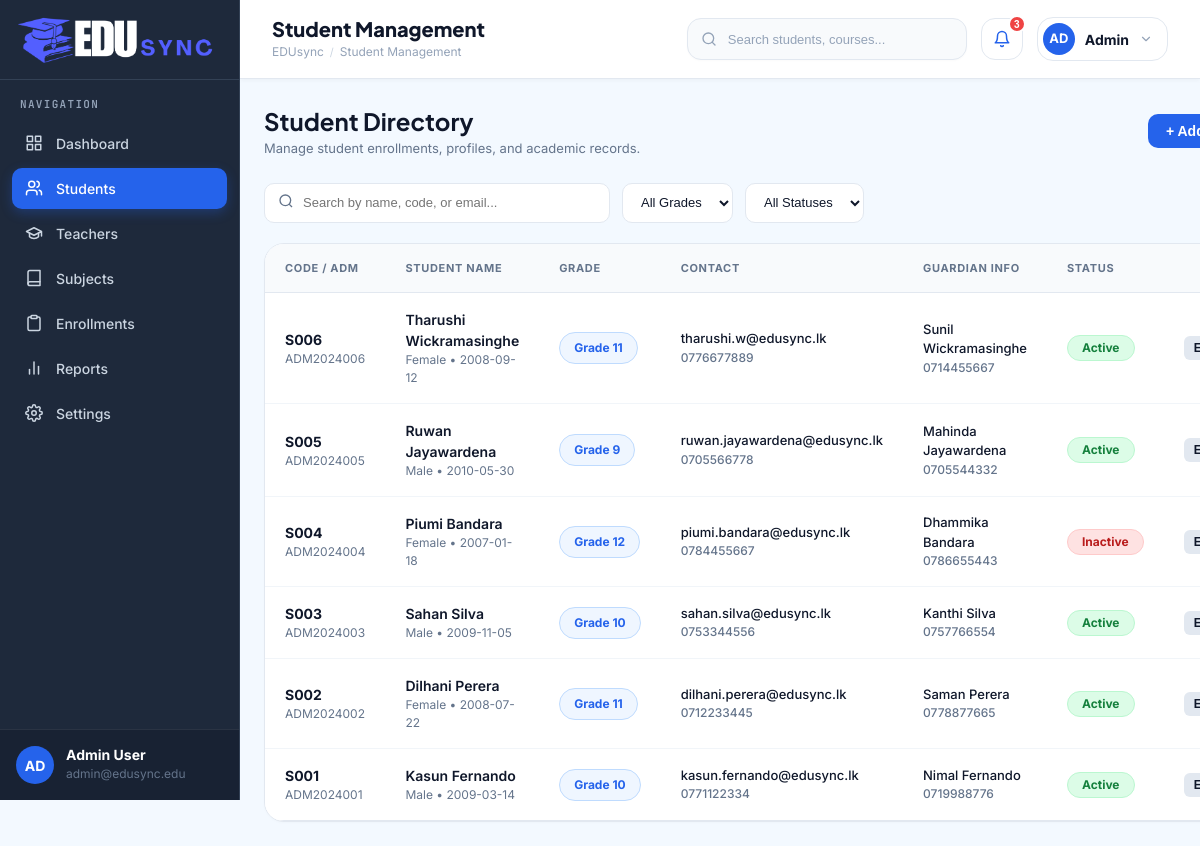
Page /students.php on the committed database.
### tables this page shows
CREATE TABLE `students` (
  `id` INT AUTO_INCREMENT PRIMARY KEY,
  `student_code` VARCHAR(20) NOT NULL UNIQUE,
  `adm_no` VARCHAR(30) NOT NULL UNIQUE,
  `first_name` VARCHAR(50) NOT NULL,
  `last_name` VARCHAR(50) NOT NULL,
  `dob` DATE NOT NULL,
  `gender` ENUM('Male', 'Female', 'Other') NOT NULL,
  `email` VARCHAR(100) NOT NULL UNIQUE,
  `phone` VARCHAR(20) NOT NULL,
  `address` TEXT NOT NULL,
  `guardian_name` VARCHAR(100) NOT NULL,
  `guardian_phone` VARCHAR(20) NOT NULL,
  `grade` VARCHAR(20) NOT NULL,
  `status` ENUM('Active', 'Inactive') DEFAULT 'Active',
  `photo` VARCHAR(255) DEFAULT NULL,
  `created_at` TIMESTAMP DEFAULT CURRENT_TIMESTAMP
);

### classes/Student.php (called while the page is built, shortened)
<?php
require_once __DIR__ . '/../config/Database.php';
class Student {
    private $db;
    public function __construct() {
        $dbInstance = new Database();
        $this->db = $dbInstance->getConnection();
    }
    public function getAll($search = '', $gradeFilter = '', $statusFilter = '') {
        $sql = "SELECT * FROM students WHERE 1=1";
        $params = [];
        $sql .= " ORDER BY id DESC";
        $stmt = $this->db->prepare($sql);
        $stmt->execute($params);
        return $stmt->fetchAll(PDO::FETCH_ASSOC);
    }
}

### config/Database.php (called while the page is built)
<?php
class Database {
    private $host = "localhost";
    private $db_name = "school_db";
    private $username = "root";
    private $password = "";
    private $conn = null;
    public function getConnection() {
        if ($this->conn === null) {
            try {
                $dsn = "mysql:host=" . $this->host . ";dbname=" . $this->db_name . ";charset=utf8mb4";
                $options = [
                    PDO::ATTR_ERRMODE => PDO::ERRMODE_EXCEPTION,
                    PDO::ATTR_DEFAULT_FETCH_MODE => PDO::FETCH_ASSOC,
                    PDO::ATTR_EMULATE_PREPARES => false,
                ];
                $this->conn = new PDO($dsn, $this->username, $this->password, $options);
            } catch (PDOException $exception) {
                $this->conn = null;
            }
        }
        return $this->conn;
    }
}
?>

### students.php (the view, shortened to what this page needs)
<?php
require_once __DIR__ . '/classes/Student.php';
$studentService = new Student();
$search = $_GET['search'] ?? '';
$gradeFilter = $_GET['grade'] ?? '';
$statusFilter = $_GET['status'] ?? '';
$students = $studentService->getAll($search, $gradeFilter, $statusFilter);
include_once __DIR__ . '/includes/header.php';
include_once __DIR__ . '/includes/sidebar.php';
?>
<div class="main-wrapper">
    <?php include_once __DIR__ . '/includes/navbar.php'; ?>
    <main class="content-body">
        <div class="page-header">
            <div>
                <h1 class="page-title">Student Directory</h1>
                <p class="page-subtitle">Manage student enrollments, profiles, and academic records.</p>
            </div>
            <div>
                <button type="button" class="btn btn-primary" id="openAddModalBtn">+ Add New Student</button>
            </div>
        </div>
        <div class="table-filter-bar">
            <form action="students.php" method="GET" class="search-filter-group">
                <div style="position: relative; flex: 1;">
                    <span style="position: absolute; left: 14px; top: 50%; transform: translateY(-50%); color: var(--text-muted);">
                        <svg width="16" height="16" viewBox="0 0 24 24" fill="none" stroke="currentColor" stroke-width="2"><circle cx="11" cy="11" r="8"/><line x1="21" y1="21" x2="16.65" y2="16.65"/></svg>
                    </span>
                    <input type="text" name="search" class="filter-input" placeholder="Search by name, code, or email..." value="<?php echo htmlspecialchars($search); ?>">
                </div>
                <select name="grade" class="filter-select" onchange="this.form.submit()">
                    <option value="">All Grades</option>
                </select>
                <select name="status" class="filter-select" onchange="this.form.submit()">
                    <option value="">All Statuses</option>
                </select>
            </form>
        </div>
        <div class="dash-card card-full" style="padding: 0; overflow: hidden;">
            <div style="overflow-x: auto;">
                <table class="students-table" style="width: 100%; border-collapse: collapse; font-size: 14px;">
                    <thead>
                        <tr style="background: var(--body-bg); border-bottom: 1px solid var(--card-border); text-align: left; color: var(--text-muted); font-size: 12px; font-weight: 700; text-transform: uppercase;">
                            <th style="padding: 16px 20px;">Code / Adm</th>
                            <th style="padding: 16px 20px;">Student Name</th>
                            <th style="padding: 16px 20px;">Grade</th>
                            <th style="padding: 16px 20px;">Contact</th>
                            <th style="padding: 16px 20px;">Guardian Info</th>
                            <th style="padding: 16px 20px;">Status</th>
                            <th style="padding: 16px 20px; text-align: right;">Actions</th>
                        </tr>
                    </thead>
                    <tbody>
                        <?php if (empty($students)): ?>
                            <tr>
                                <td colspan="7" style="padding: 40px; text-align: center; color: var(--text-muted);">
                                    No student records found.
                                </td>
                            </tr>
                        <?php else: ?>
                            <?php foreach ($students as $st): ?>
                                <tr style="border-bottom: 1px solid var(--card-border);">
                                    <td style="padding: 16px 20px;">
                                        <div style="font-weight: 700; color: var(--text-main);"><?php echo htmlspecialchars($st['student_code']); ?></div>
                                        <div style="font-size: 12px; color: var(--text-muted);"><?php echo htmlspecialchars($st['adm_no']); ?></div>
                                    </td>
                                    <td style="padding: 16px 20px;">
                                        <div style="font-weight: 600; color: var(--text-main);"><?php echo htmlspecialchars($st['first_name'] . ' ' . $st['last_name']); ?></div>
                                        <div style="font-size: 12px; color: var(--text-muted);"><?php echo htmlspecialchars($st['gender'] . ' • ' . $st['dob']); ?></div>
                                    </td>
                                    <td style="padding: 16px 20px; white-space: nowrap;">
                                        <span class="subject-badge">
                                            <?php echo htmlspecialchars($st['grade']); ?>
                                        </span>
                                    </td>
                                    <td style="padding: 16px 20px;">
                                        <div style="color: var(--text-main); font-size: 13px; font-weight: 500;"><?php echo htmlspecialchars($st['email']); ?></div>
                                        <div style="font-size: 12px; color: var(--text-muted); font-weight: 500;"><?php echo htmlspecialchars($st['phone']); ?></div>
                                    </td>
                                    <td style="padding: 16px 20px;">
                                        <div style="color: var(--text-main); font-size: 13px; font-weight: 500;"><?php echo htmlspecialchars($st['guardian_name']); ?></div>
                                        <div style="font-size: 12px; color: var(--text-muted); font-weight: 500;"><?php echo htmlspecialchars($st['guardian_phone']); ?></div>
                                    </td>
                                    <td style="padding: 16px 20px; white-space: nowrap;">
                                        <?php if ($st['status'] === 'Active'): ?>
                                            <span class="status-badge status-active">Active</span>
                                        <?php else: ?>
                                            <span class="status-badge status-inactive">Inactive</span>
                                        <?php endif; ?>
                                    </td>
                                    <td style="padding: 16px 20px; text-align: right; white-space: nowrap;">
                                        <div style="display: flex; align-items: center; justify-content: flex-end; gap: 8px;">
                                            <button type="button" class="btn btn-secondary btn-sm edit-student-btn"
                                                    data-student='<?php echo json_encode($st, JSON_HEX_APOS | JSON_HEX_QUOT); ?>'>
                                                Edit
                                            </button>
                                        </div>
                                    </td>
                                </tr>
                            <?php endforeach; ?>
                        <?php endif; ?>
                    </tbody>
                </table>
            </div>
        </div>
    </main>
<?php include_once __DIR__ . '/includes/footer.php'; ?>

### rows in the picture
students: student_code "S006", adm_no "ADM2024006", first_name+last_name "Tharushi Wickramasinghe", gender+dob "Female • 2008-09-12", grade "Grade 11", email "tharushi.w@edusync.lk", phone "0776677889", guardian_name "Sunil Wickramasinghe", guardian_phone "0714455667", status "Active"
students: student_code "S005", adm_no "ADM2024005", first_name+last_name "Ruwan Jayawardena", gender+dob "Male • 2010-05-30", grade "Grade 9", email "ruwan.jayawardena@edusync.lk", phone "0705566778", guardian_name "Mahinda Jayawardena", guardian_phone "0705544332", status "Active"
students: student_code "S004", adm_no "ADM2024004", first_name+last_name "Piumi Bandara", gender+dob "Female • 2007-01-18", grade "Grade 12", email "piumi.bandara@edusync.lk", phone "0784455667", guardian_name "Dhammika Bandara", guardian_phone "0786655443", status "Inactive"
students: student_code "S003", adm_no "ADM2024003", first_name+last_name "Sahan Silva", gender+dob "Male • 2009-11-05", grade "Grade 10", email "sahan.silva@edusync.lk", phone "0753344556", guardian_name "Kanthi Silva", guardian_phone "0757766554", status "Active"
students: student_code "S002", adm_no "ADM2024002", first_name+last_name "Dilhani Perera", gender+dob "Female • 2008-07-22", grade "Grade 11", email "dilhani.perera@edusync.lk", phone "0712233445", guardian_name "Saman Perera", guardian_phone "0778877665", status "Active"
students: student_code "S001", adm_no "ADM2024001", first_name+last_name "Kasun Fernando", gender+dob "Male • 2009-03-14", grade "Grade 10", email "kasun.fernando@edusync.lk", phone "0771122334", guardian_name "Nimal Fernando", guardian_phone "0719988776", status "Active"

### other values in the picture
$displayTitle "Student Management"
$notifCount "3"
